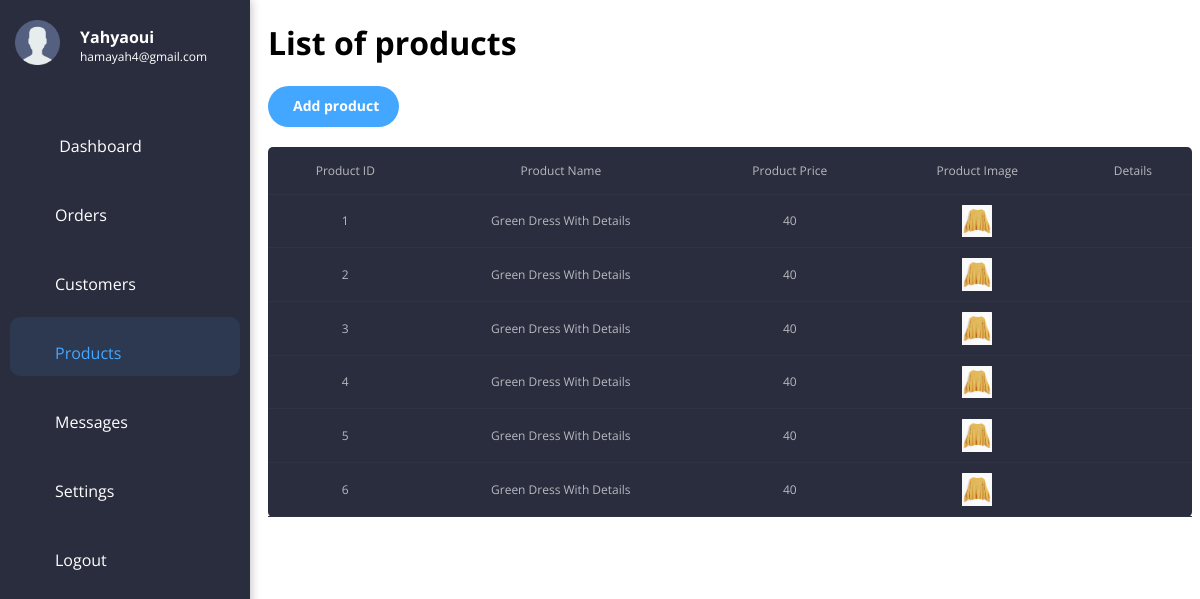
The page /admin/index.php?page=products (signed in) on the database its author committed.
### tables this page shows
CREATE TABLE `users` (
  `user_id` int(11) NOT NULL,
  `user_firstname` varchar(50) NOT NULL,
  `user_lastname` varchar(50) NOT NULL,
  `user_email` varchar(50) NOT NULL,
  `user_password` varchar(50) NOT NULL,
  `user_priority` tinyint(1) NOT NULL
);

CREATE TABLE `products` (
  `product_id` int(11) NOT NULL,
  `product_name` varchar(50) NOT NULL,
  `product_price` float NOT NULL,
  `product_src` varchar(50) NOT NULL,
  `product_sale` tinyint(1) NOT NULL
);

### admin/index.php (the view, shortened to what this page needs)
<?php
if(!isset($_SESSION["admin"])){
  header("location: login.php");
}
else{
    include "../backend/connect.php";
    $req = $connect->prepare("SELECT * FROM users WHERE user_priority = ?");
    $req->execute(array(1));
    $res = $req->fetch();
}
?>
<!DOCTYPE html>
<html lang="en">
<head>
  <link rel="stylesheet" href="../css/admin.css"/>
  <link rel='stylesheet' href='https://cdn-uicons.flaticon.com/uicons-regular-rounded/css/uicons-regular-rounded.css'>
</head>
<body>
<nav class="sidebar">
  <div class="admin">
    <div class="admin-img">
      <img src="../img/user.png" alt=""/>
    </div>
    <div class="admin-info">
      <h4>
        <?php echo $res["user_lastname"];?>
      </h4>
      <p class="email">
        <?php echo $res["user_email"];?>
      </p>
    </div>
  </div>
<ul>
    <li <?php echo (!isset($_GET["page"]) ? "class='active'" : "") ?> ><a href="./"><i class="fi fi-rr-home"></i> Dashboard</a></li>
    <li <?php echo (isset($_GET["page"]) &&  $_GET["page"] === "orders" ? "class='active'" : "") ?> ><a href="?page=orders"><i class="fi fi-rr-shopping-cart"></i>Orders</a></li>
    <li <?php echo (isset($_GET["page"]) &&  $_GET["page"]  === "customers" ? "class='active'" : "") ?> ><a href="?page=customers"><i class="fi fi-rr-users"></i>Customers</a></li>
    <li <?php echo (isset($_GET["page"]) &&  ($_GET["page"]  === "products" || $_GET["page"]  === "productadd" || $_GET["page"]  === "editproduct") ? "class='active'" : "") ?> ><a href="?page=products"><i class="fi fi-rr-box-open"></i>Products</a></li>
    <li <?php echo (isset($_GET["page"]) &&  $_GET["page"]  === "messages" ? "class='active'" : "") ?> ><a href="?page=messages"><i class="fi fi-rr-envelope"></i>Messages</a></li>
    <li <?php echo (isset($_GET["page"]) &&  $_GET["page"]  === "settings" ? "class='active'" : "") ?> ><a href="?page=settings"><i class="fi fi-rr-settings"></i>Settings</a></li>
    <li><a href="../backend/logout.php"><i class="fi fi-rr-sign-out-alt"></i>Logout</a></li>
  </ul>
</nav>
<div class="content">
  <?php
    if(isset($_GET["page"])){
      if($_GET["page"] === "products"){
          $query = $connect->prepare("SELECT * FROM products");
          $query->execute();
        ?>
        <h1>List of products</h1>
        <table class="table">
          <thead>
            <a class="btn" id="add-product" href="?page=productadd"><i class="fi fi-rr-plus"></i> Add product</a>
            <tr>
              <th>Product ID</th>
              <th>Product Name</th>
              <th>Product Price</th>
              <th>Product Image</th>
              <th>Details</th>
            </tr>
      </thead>
            <?php
              while($res = $query->fetch()){
                echo
                "
                <tr>
                  <td>$res[0]</td>
                  <td>$res[1]</td>
                  <td>$res[2]</td>
                  <td><img src='../$res[3]'/></td>
                  <td>
                  <a href='#'><i class='fi fi-rr-eye'></i></a>
                  <a href='?page=editproduct&id=$res[0]'><i class='fi fi-rr-edit'></i></a>
                  <a href='deleteproduct?id=$res[0]'><i class='fi fi-rr-trash'></a></i>
                  </td>
                </tr>
                ";
              }
            ?>
        </table>
      <?php
      }
        ?>
        <?php
    }
  ?>
</div>
</body>
</html>

### css/admin.css (style rules this page uses)
*, *:before, *:after { box-sizing: border-box; font-family: Open Sans; }
.sidebar { position: fixed; top: 0; left: 0; bottom: 0; width: 250px; background-color: #2a2d3e; color: #fff; box-shadow: 0 0 10px rgba(0, 0, 0, 0.3); }
.sidebar .admin { margin: 20px 15px 40px; text-align: center; display: flex; align-items: center; }
.sidebar .admin .admin-img img { width: 45px; height: 45px; }
.sidebar .admin .admin-info { text-align: left; margin-left: 20px; }
.sidebar .admin .admin-info h4, .sidebar .admin .admin-info p { margin: 0; padding: 0; }
.sidebar .admin .admin-info p { font-size: 12px; }
.sidebar ul { list-style: none; margin: 0; padding: 0; }
.sidebar ul li { margin: 10px; }
.sidebar ul li a { display: block; text-decoration: none; color: #fff; transition: all 0.5s; padding: 12px 10px 12px; border-radius: 10px; }
.sidebar ul li a i { margin-right: 5px; display: inline-block; width: 30px; height: 30px; line-height: 30px; text-align: center; }
.sidebar ul li.active a { background-color: #2d3951; color: #44a7ff; }
.content { margin-left: 260px; }
.content a.btn { background: #44a7ff; color: #fff; text-decoration: none; font-weight: bold; padding: 10px 20px; margin-bottom: 20px; display: inline-block; font-size: 14px; border-radius: 35px; }
.content .table { width: 100%; background: #2a2d3e; color: #b8b9bf; padding: 50px 10px; border-collapse: collapse; border-spacing: 0 8px; text-align: center; font-size: 12px; border-radius: 5px; }
.content .table td { padding: 10px; border-bottom: 1px solid #303344; font-weight: 400; }
.content .table td img { width: 30px; vertical-align: middle; }
.content .table th { padding: 15px; border-bottom: 1px solid #303344; font-weight: 400; }
.btn { border: none; border-radius: 5px; cursor: pointer; padding: 5px 20px; font-size: 16px; background-color: #44a7ff; color: #fff; display: block; }

### rows shown on the page
users: user_lastname "Yahyaoui", user_email "hamayah4@gmail.com"
products: product_id "1", product_name "Green Dress With Details", product_price "40", product_src (picture)
products: product_id "2", product_name "Green Dress With Details", product_price "40", product_src (picture)
products: product_id "3", product_name "Green Dress With Details", product_price "40", product_src (picture)
products: product_id "4", product_name "Green Dress With Details", product_price "40", product_src (picture)
products: product_id "5", product_name "Green Dress With Details", product_price "40", product_src (picture)
products: product_id "6", product_name "Green Dress With Details", product_price "40", product_src (picture)
